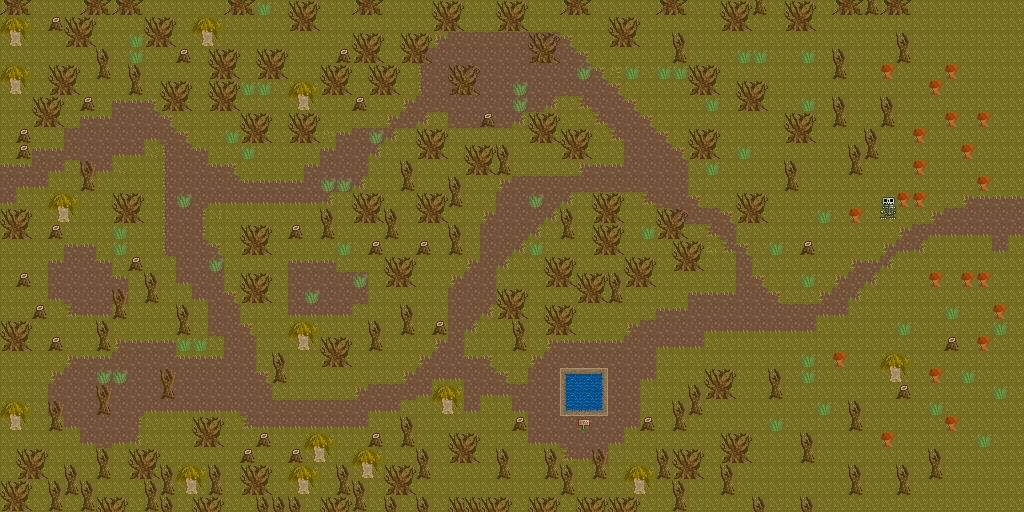

This is a level from a 2D game, rendered from its Tiled map with the project's own tilesets. A one-line summary and the map file follow, with tile-layer data summarised:
An orthogonal 64x32 tile map with 16x16 px tiles, 2 tile layers (lower, upper) and 84 objects (64x villager, 14x pickup, 4x portal, 2x npc).

<map version="1.0" orientation="orthogonal" renderorder="right-down" width="64" height="32" tilewidth="16" tileheight="16" nextobjectid="99">
 <tileset firstgid="1" source="tilesheet.tsx" />
 <layer name="lower" width="64" height="32">
  <data>[2048 cells, 2048 non-empty, 3 distinct tile ids]</data>
 </layer>
 <layer name="upper" width="64" height="32">
  <data>[2048 cells, 774 non-empty, 34 distinct tile ids]</data>
 </layer>
 <objectgroup name="objects">
  <object id="1" type="portal" gid="15" x="1016" y="220" width="16" height="16">
   <properties>
    <property name="level" value="banditroad" />
    <property name="x" value="1" />
    <property name="y" value="6" />
   </properties>
  </object>
  <object id="2" type="portal" gid="15" x="1016" y="204" width="16" height="16">
   <properties>
    <property name="level" value="banditroad" />
    <property name="x" value="1" />
    <property name="y" value="6" />
   </properties>
  </object>
  <object id="3" type="portal" gid="15" x="1016" y="236" width="16" height="16">
   <properties>
    <property name="level" value="banditroad" />
    <property name="x" value="1" />
    <property name="y" value="6" />
   </properties>
  </object>
  <object id="4" type="portal" gid="15" x="4" y="188" width="16" height="16">
   <properties>
    <property name="level" value="ruins" />
    <property name="x" value="30" />
    <property name="y" value="16" />
   </properties>
  </object>
  <object id="5" type="villager" gid="15" x="836" y="220" width="16" height="16" />
  <object id="6" type="villager" gid="15" x="888" y="300" width="16" height="16" />
  <object id="7" type="villager" gid="15" x="848" y="340" width="16" height="16" />
  <object id="8" type="villager" gid="15" x="936" y="396" width="16" height="16" />
  <object id="9" type="villager" gid="15" x="968" y="312" width="16" height="16" />
  <object id="10" type="villager" gid="15" x="920" y="236" width="16" height="16" />
  <object id="11" type="villager" gid="15" x="940" y="168" width="16" height="16" />
  <object id="12" type="villager" gid="15" x="1000" y="156" width="16" height="16" />
  <object id="13" type="villager" gid="15" x="996" y="44" width="16" height="16" />
  <object id="14" type="villager" gid="15" x="976" y="92" width="16" height="16" />
  <object id="15" type="villager" gid="15" x="944" y="20" width="16" height="16" />
  <object id="16" type="villager" gid="15" x="792" y="220" width="16" height="16" />
  <object id="17" type="villager" gid="15" x="836" y="456" width="16" height="16" />
  <object id="18" type="villager" gid="15" x="964" y="476" width="16" height="16" />
  <object id="19" type="villager" gid="15" x="996" y="492" width="16" height="16" />
  <object id="20" type="villager" gid="15" x="1000" y="412" width="16" height="16" />
  <object id="21" type="villager" gid="15" x="744" y="348" width="16" height="16" />
  <object id="22" type="villager" gid="15" x="744" y="300" width="16" height="16" />
  <object id="23" type="villager" gid="15" x="600" y="332" width="16" height="16" />
  <object id="24" type="villager" gid="15" x="676" y="320" width="16" height="16" />
  <object id="25" type="villager" gid="15" x="628" y="392" width="16" height="16" />
  <object id="26" type="villager" gid="15" x="212" y="384" width="16" height="16" />
  <object id="27" type="villager" gid="15" x="320" y="404" width="16" height="16" />
  <object id="28" type="villager" gid="15" x="132" y="396" width="16" height="16" />
  <object id="29" type="villager" gid="15" x="280" y="332" width="16" height="16" />
  <object id="30" type="villager" gid="15" x="312" y="268" width="16" height="16" />
  <object id="35" type="villager" gid="15" x="392" y="316" width="16" height="16" />
  <object id="36" type="villager" gid="15" x="468" y="296" width="16" height="16" />
  <object id="38" type="villager" gid="15" x="504" y="248" width="16" height="16" />
  <object id="39" type="villager" gid="15" x="472" y="200" width="16" height="16" />
  <object id="40" type="villager" gid="15" x="264" y="332" width="16" height="16" />
  <object id="41" type="villager" gid="15" x="220" y="300" width="16" height="16" />
  <object id="42" type="villager" gid="15" x="200" y="232" width="16" height="16" />
  <object id="43" type="villager" gid="15" x="264" y="184" width="16" height="16" />
  <object id="44" type="villager" gid="15" x="200" y="168" width="16" height="16" />
  <object id="45" type="villager" gid="15" x="344" y="300" width="16" height="16" />
  <object id="46" type="villager" gid="15" x="436" y="296" width="16" height="16" />
  <object id="47" type="villager" gid="15" x="424" y="184" width="16" height="16" />
  <object id="48" type="villager" gid="15" x="440" y="92" width="16" height="16" />
  <object id="49" type="villager" gid="15" x="312" y="56" width="16" height="16" />
  <object id="50" type="villager" gid="15" x="408" y="28" width="16" height="16" />
  <object id="51" type="villager" gid="15" x="248" y="28" width="16" height="16" />
  <object id="52" type="villager" gid="15" x="340" y="148" width="16" height="16" />
  <object id="53" type="villager" gid="15" x="116" y="128" width="16" height="16" />
  <object id="54" type="villager" gid="15" x="144" y="168" width="16" height="16" />
  <object id="55" type="villager" gid="15" x="56" y="376" width="16" height="16" />
  <object id="56" type="villager" gid="15" x="164" y="428" width="16" height="16" />
  <object id="57" type="villager" gid="15" x="744" y="412" width="16" height="16" />
  <object id="58" type="villager" gid="15" x="788" y="476" width="16" height="16" />
  <object id="59" type="villager" gid="15" x="916" y="424" width="16" height="16" />
  <object id="60" type="villager" gid="15" x="868" y="40" width="16" height="16" />
  <object id="61" type="villager" gid="15" x="676" y="104" width="16" height="16" />
  <object id="62" type="villager" gid="15" x="644" y="56" width="16" height="16" />
  <object id="63" type="villager" gid="15" x="500" y="60" width="16" height="16" />
  <object id="64" type="villager" gid="15" x="648" y="172" width="16" height="16" />
  <object id="65" type="villager" gid="15" x="504" y="424" width="16" height="16" />
  <object id="66" type="villager" gid="15" x="516" y="476" width="16" height="16" />
  <object id="67" type="villager" gid="15" x="436" y="472" width="16" height="16" />
  <object id="68" type="villager" gid="15" x="456" y="364" width="16" height="16" />
  <object id="69" type="villager" gid="15" x="88" y="280" width="16" height="16" />
  <object id="70" type="villager" gid="15" x="84" y="236" width="16" height="16" />
  <object id="71" type="villager" gid="15" x="20" y="252" width="16" height="16" />
  <object id="73" type="villager" gid="15" x="788" y="64" width="16" height="16" />
  <object id="74" type="villager" gid="15" x="744" y="60" width="16" height="16" />
  <object id="75" type="pickup" gid="15" x="468" y="60" width="16" height="16">
   <properties>
    <property name="type" value="bigheart" />
   </properties>
  </object>
  <object id="76" type="pickup" gid="15" x="68" y="408" width="16" height="16">
   <properties>
    <property name="type" value="brain" />
   </properties>
  </object>
  <object id="77" type="pickup" gid="15" x="68" y="280" width="16" height="16">
   <properties>
    <property name="type" value="brain" />
   </properties>
  </object>
  <object id="78" type="pickup" gid="15" x="772" y="140" width="16" height="16">
   <properties>
    <property name="type" value="potion" />
   </properties>
  </object>
  <object id="79" type="pickup" gid="15" x="272" y="236" width="16" height="16">
   <properties>
    <property name="type" value="potion" />
   </properties>
  </object>
  <object id="80" type="pickup" gid="15" x="184" y="396" width="16" height="16">
   <properties>
    <property name="type" value="potion" />
   </properties>
  </object>
  </objectgroup>
</map>
<!-- 10 of 84 objects omitted -->